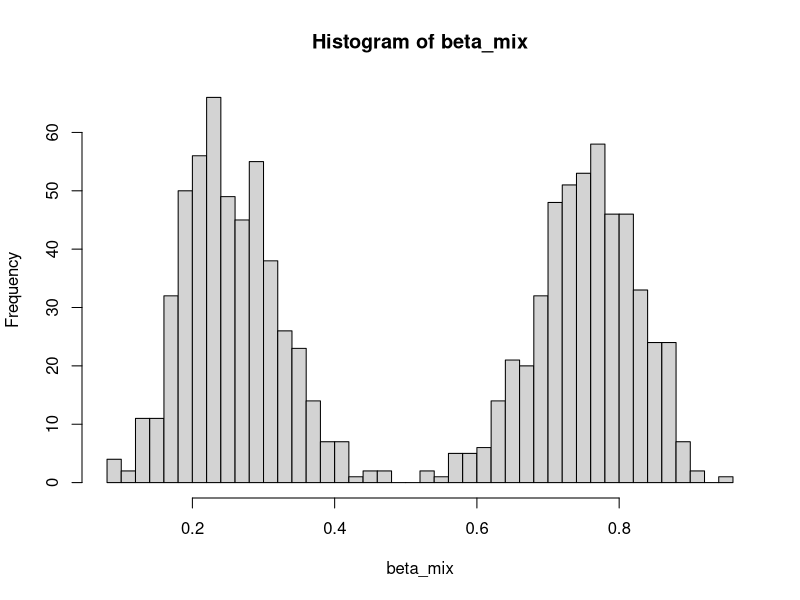

This figure's R source: (Note: this script raises an error after producing the figure.)
## ---- chunk 1
knitr::opts_chunk$set(echo = TRUE)
## ---- chunk 2

# generate the uniform probabilities
p_unif <- sort(runif(1000, min = 0, max = 1))

# budget is allowed budget, method is the type of shifting
# allowed method types: 
  # shifting as many people to 1 as much as the budget allows
  # shifting everyone an equal amount
  # shifting a section of people in the middle to a certain threshold...?
shift_probs <- function(probs, budget, method) {
  
  if (method == "max") {
    
    i = length(probs);
    while (budget >= (1 - probs[i])^2) {
      budget = budget - (1 - probs[i])^2
      probs[i] = 1
      i = i - 1
    }
    
  } else if (method == "uniform") {
    n <- length(probs)
    add_prob <- sqrt(budget / n)
    
    probs = pmin(probs + add_prob, 1)
  }
  
  return(probs)
}

## ---- chunk 3

beta_mix <- c(rbeta(500, 10, 30), 1 - rbeta(500, 10, 30))
hist(beta_mix, breaks = 50)

# cost function: x^2(y - x)^2, x|y - x|, ((x - 0.5)(y - x))^2, |x - 0.5|(y - x)^2

shift_probs <- function(probs, budget, method) {
  
  probs <- sort(probs)
  
  i = length(probs)
  while (budget > ((probs[i])(1 - probs[i]))^2) {
    budget = budget - ((probs[i])(1 - probs[i]))^2
    probs[i] = 1
    i = i - 1
  }
  
  return(probs)
}

## ---- chunk 4

shift_probs_max <- function(probs, budget, method) {
  
  probs <- sort(probs)
  
  i = length(probs)
  while (budget > ((probs[i])(1 - probs[i]))^2) {
    budget = budget - ((probs[i])(1 - probs[i]))^2
    probs[i] = 1
    i = i - 1
  }
  
  return(probs)
}

shift_probs_mid <- function(probs, budget, threshold) {
  
  probs <- sort(probs)
  
  i = floor(length(probs) / 2)
  while (budget > ((probs[i])(1 - probs[i]))^2) {
    budget = budget - ((probs[i])(1 - probs[i]))^2
    probs[i] = 1
    i = i - 1
  }
  
  return(probs)
}



## ---- chunk 5

shift_probs_thresh <- function(probs, budget, threshold) {
  
  probs <- sort(probs)
  
  i = length(probs)
  
  for (j in 1:length(probs)) {
    if (probs[j] > threshold) {
      i = j - 1
      break
    }
  }
  
  while (budget > ((probs[i]) * (threshold - probs[i]))^2) {
    budget <- budget - ((probs[i]) * (threshold - probs[i]))^2
    probs[i] = threshold
    i = i - 1
    if (i == 0) {
      break
    }
  }
  
  return(probs)
}

probs <- shift_probs_thresh(data, 10, 1)

optimize <- seq(0.5, 1, 0.01)
vals <- rep(0, length(optimize))

for (i in 1:length(optimize)) {
  data <- runif(1000, min = 0, max = 1)
  
  probs_i <- shift_probs_thresh(data, 10, optimize[i])
  vals[i] <- sum(probs_i)
}

plot(cbind(optimize, vals))
## ---- chunk 6

# beta_mix <- c(rbeta(500, 10, 30), 1 - rbeta(500, 10, 30))

beta_mix <- c(rbeta(300, 13, 30), 1 - rbeta(700, 13, 30))
hist(beta_mix, breaks = 50)

print(sum(shift_probs_thresh_left(beta_mix, 10, 0.5)))
print(sum(shift_probs_thresh(beta_mix, 10, 0.5)))

# optimize <- seq(0.5, 1, 0.01)
# vals <- rep(0, length(optimize))
# 
# for (i in 1:length(optimize)) {
#   data <- c(rbeta(300, 13, 30), 1 - rbeta(700, 13, 30))
#   
#   probs_i <- shift_probs_thresh_left(data, 10, optimize[i])
#   vals[i] <- sum(probs_i)
# }
# 
# plot(cbind(optimize, vals))


## ---- chunk 7

optimize <- seq(0.5, 1, 0.01)
vals <- rep(0, length(optimize))

for (i in 1:length(optimize)) {
  data <- c(rbeta(500, 30, 30), 1 - rbeta(500, 30, 30))
  
  probs_i <- shift_probs_thresh(data, 10, optimize[i])
  vals[i] <- sum(probs_i)
}

plot(cbind(optimize, vals))

## ---- chunk 8

optimize <- seq(0.5, 1, 0.01)
vals <- rep(0, length(optimize))

for (i in 1:length(optimize)) {
  data <- c(rbeta(500, 10, 30), 1 - rbeta(500, 10, 30))
  
  probs_i <- shift_probs_thresh(data, 10, optimize[i])
  vals[i] <- sum(probs_i)
}

plot(cbind(optimize, vals))

## ---- chunk 9

shift_probs_thresh_left <- function(probs, budget, threshold) {
  
  probs <- sort(probs)
  
  # i = length(probs)
  # 
  # for (j in 1:length(probs)) {
  #   if (probs[j] > threshold) {
  #     i = j - 1
  #     break
  #   }
  # }
  
  i = 1
  
  while (budget > ((probs[i]) * (threshold - probs[i]))^2) {
    budget <- budget - ((probs[i]) * (threshold - probs[i]))^2
    probs[i] = threshold
    i = i + 1
    if (i == length(probs)) {
      break
    }
  }
  
  return(probs)
}

data1 <- rbeta(500, 10, 30)
data2 <- rbeta(1000, 40, 30)

haha1 <- sum(shift_probs_thresh_left(data1, 10, 0.8)) - sum(data1)
haha2 <- sum(shift_probs_thresh_left(data2, 10, 0.8)) - sum(data2)

# probs <- shift_probs_thresh(data, 10, 1)
# 
# optimize <- seq(0.5, 1, 0.01)
# vals <- rep(0, length(optimize))
# 
# for (i in 1:length(optimize)) {
#   data <- runif(1000, min = 0, max = 1)
#   
#   probs_i <- shift_probs_thresh(data, 10, optimize[i])
#   vals[i] <- sum(probs_i)
# }
# 
# plot(cbind(optimize, vals))

## ---- chunk 10

shift_probs_thresh_1 <- function(probs, budget, threshold) {
  
  probs <- sort(probs)
  
  i = length(probs)
  
  for (j in 1:length(probs)) {
    if (probs[j] > threshold) {
      i = j - 1
      break
    }
  }
  
  while (budget > ((probs[i]) * (threshold - probs[i]))^2) {
    budget <- budget - ((probs[i]) * (threshold - probs[i]))^2
    probs[i] = threshold
    i = i - 1
    if (i == 0) {
      break
    }
  }
  
  return(probs^2)
}


optimize <- seq(0.5, 1, 0.01)
vals <- rep(0, length(optimize))

for (i in 1:length(optimize)) {
  data <- runif(1000, min = 0, max = 1)
  
  probs_i <- shift_probs_thresh_left(data, 8, optimize[i])
  vals[i] <- sum(probs_i)
}

plot(cbind(optimize, vals))

